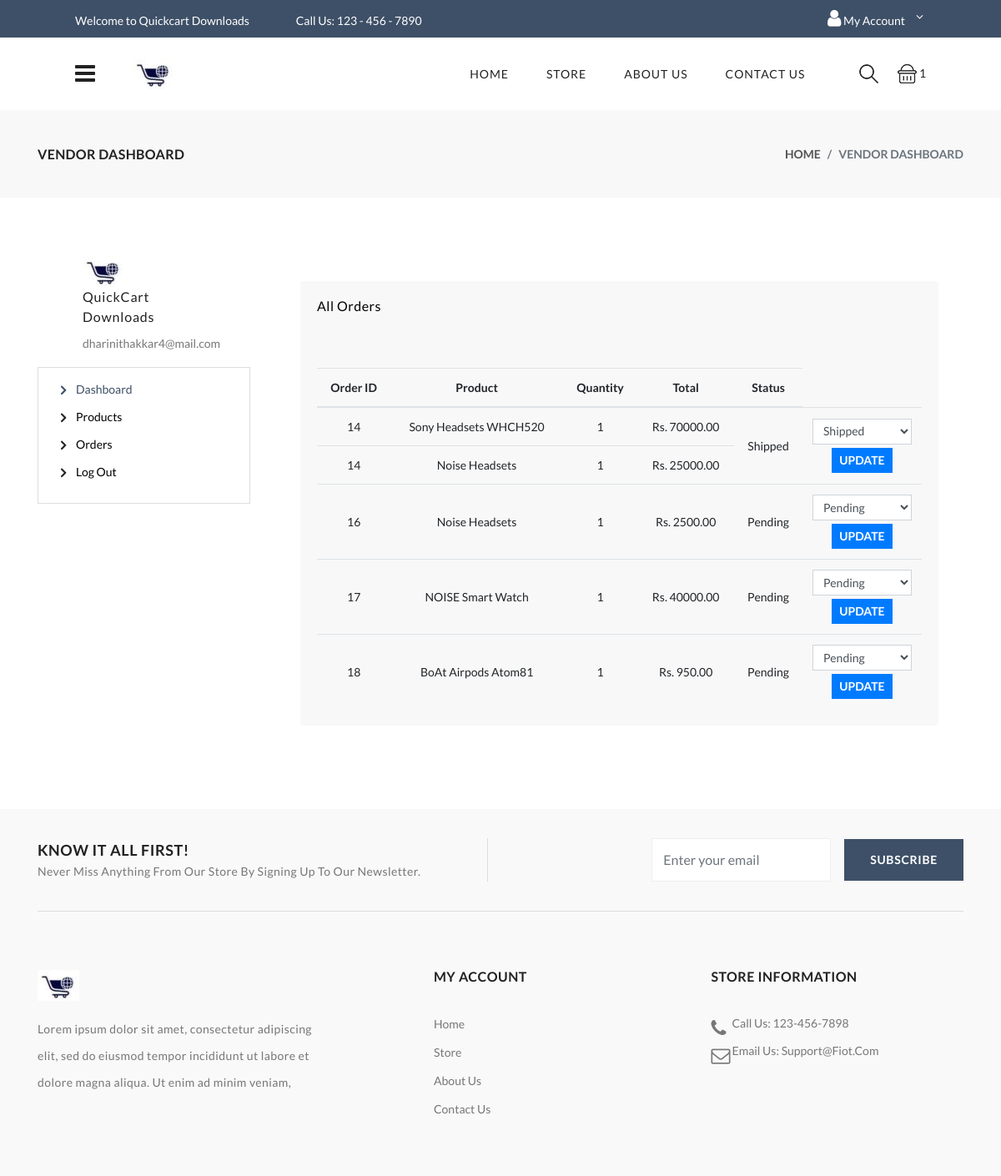
The app's page /Orders/ (signed in) with its own data.
### store/models.py (models this page shows, shortened)
class Order(models.Model):
    STATUS_CHOICES = [
        ('Pending', 'Pending'),
        ('Processing', 'Processing'),
        ('Shipped', 'Shipped'),
        ('Delivered', 'Delivered'),
        ('Cancelled', 'Cancelled'),
    ]
    user = models.ForeignKey(User, on_delete=models.CASCADE)
    total = models.DecimalField(max_digits=10, decimal_places=2)
    created_at = models.DateTimeField(auto_now_add=True)
    status = models.CharField(max_length=20, choices=STATUS_CHOICES, default='Pending')  # ✅ NEW FIELD

class OrderItem(models.Model):
    order = models.ForeignKey(Order, on_delete=models.CASCADE, related_name='items')
    product_title = models.CharField(max_length=200)
    price = models.DecimalField(max_digits=10, decimal_places=2)
    quantity = models.PositiveIntegerField(default=1)
    @property
    def total(self):
        return self.price * self.quantity

### store/views.py (the view, shortened to what this page needs)
# urls.py: path('Orders/', views.Orders, name='Orders'),
def Orders(request):
    if request.user.is_staff:
        orders = Order.objects.all().prefetch_related('items')
    else:
        orders = Order.objects.filter(user=request.user).prefetch_related('items')
    status_choices = Order.STATUS_CHOICES
    return render(request, 'store/orders.html', {
        'orders': orders,
        'status_choices': status_choices,
    })

### store/templates/store/orders.html (shortened to what this page needs)
{% load static %}
<!DOCTYPE html>
<html lang="en">
{% load static %}
<head>
{% load static %}
<link rel="stylesheet" href="{% static 'font-awesome-4.7.0/css/font-awesome.css' %}">
<link rel="stylesheet" href="{% static 'font-awesome-4.7.0/css/font-awesome.min.css' %}">
<link rel="stylesheet" href="{% static 'css/slick.css' %}">
<link rel="stylesheet" href="{% static 'css/slick-theme.css' %}">
<link rel="stylesheet" href="{% static 'css/animate.css' %}">
<link rel="stylesheet" href="{% static 'css/themify-icons.css' %}">
<link rel="stylesheet" href="{% static 'css/bootstrap.css' %}">
<link rel="stylesheet" href="{% static 'css/color19.css' %}" media="screen" id="color">
</head>
<body>
    <header class="header-tools marketplace">
        <div class="top-header">
            <div class="container-fluid custom-container">
                <div class="row">
                    <div class="col-lg-6">
                        <div class="header-contact">
                            <ul>
                                <li>Welcome to Quickcart Downloads</li>
                                <li><i class="fa fa-phone" aria-hidden="true"></i>Call Us: 123 - 456 - 7890</li>
                            </ul>
                        </div>
                    </div>
                    <div class="col-lg-6 text-right">
                        <ul class="header-dropdown">
                            <li class="onhover-dropdown mobile-account"> <span data-brackets-id="5088" class="fa fa-user"></span>
                                My Account
                            </li>
                        </ul>
                    </div>
                </div>
            </div>
        </div>
        <div class="container-fluid custom-container">
            <div class="row">
                <div class="col-sm-12">
                    <div class="main-menu">
                        <div class="menu-left">
                            <div class="navbar">
                                <a href="javascript:void(0)" onclick="openNav()">
                                    <div class="bar-style"><i class="fa fa-bars sidebar-bar" aria-hidden="true"></i>
                                    </div>
                                </a>
                            </div>
                            <div class="brand-logo">
                                <a href="{% url 'index' %}"><img src="{%static 'images/logo.jpg' %}"
                                         alt="Logo"></a>
                            </div>
                        </div>
                        <div class="menu-right pull-right">
                            <div>
                                <nav id="main-nav">
                                    <ul id="main-menu" class="sm pixelstrap sm-horizontal">
                                        <li>
                                            <a href="{% url 'index' %}">Home</a>
                                        </li>
                                        <li class="onhover-dropdownn">
                                           <a href="{%url 'shop' %}">Store</a>
                                        </li>
                                        <li>
                                        <li>
                                            <a href="{% url 'about' %}">About Us</a>
                                        </li>
                                        <li>
                                            <a href="{% url 'contact' %}">Contact Us</a>
                                        </li>
                                </nav>
                            </div>
                            <div>
                                <div class="icon-nav">
                                    <ul>
                                        <li class="onhover-div mobile-search">
                                        <div>
                                            <img src="images/search.png" onclick="openSearch()" class="img-fluid " alt="">
                                        </div>
                                    </li>
                                    <li class="onhover-div mobile-cart">
                                    <div>
                                        <img src="{% static 'images/cart.png' %}" class="img-fluid" alt="Cart Icon">
                                        <span id="cart-message" class="cart-message">
                                        {% if cart_items %}
                                            {{ cart_items|length }}
                                        {% else %}
                                            0
                                        {% endif %}
                                        </span>
                                    </div>
                                    </li>
                            </div>
                        </div>
                    </div>
                </div>
            </div>
        </div>
    </header>
    <div class="breadcrumb-section">
        <div class="container">
            <div class="row">
                <div class="col-sm-6">
                    <div class="page-title">
                        <h2>vendor dashboard</h2>
                    </div>
                </div>
                <div class="col-sm-6">
                    <nav aria-label="breadcrumb" class="theme-breadcrumb">
                        <ol class="breadcrumb">
                            <li class="breadcrumb-item"><a href="{%url 'index' %}">Home</a></li>
                            <li class="breadcrumb-item active" aria-current="page">vendor dashboard</li>
                        </ol>
                    </nav>
                </div>
            </div>
        </div>
    </div>
    <section class="section-b-space">
        <div class="container">
            <div class="row">
                <div class="col-lg-3">
                    <div class="profile-top">
                            <div class="profile-image">
                                <img src="{% static 'images/logo.jpg' %}" alt="Logo" class="img-fluid">
                            </div>
                            <div class="profile-detail">
                                <h5>QuickCart Downloads</h5>
                                <h6>dharinithakkar4@mail.com</h6>
                            </div>
                        </div>
                    <div class="dashboard-left">
                        <div class="block-content">
                            <ul>
                                <li class="active"><a href="{% url 'vendor_dashboard' %}">Dashboard</a></li>
                                <li><a href="{% url 'products' %}">Products</a></li>
                                <li><a href="{% url 'Orders' %}">Orders</a></li>
                                <li class="last"><a href="{% url 'logout' %}">Log Out</a></li>
                            </ul>
                        </div>
                    </div>
                </div>
                <div class="col-lg-9">
                    <div class="dashboard-right">
                        <div class="dashboard">
                            <div class="row">
                                <div class="col-12">
                                    <div class="card dashboard-table mt-0">
                                        <div class="card-body">
                                            <div class="top-sec">
                                                <h3><center>All orders</h3></center>
                                            </div>
                                            <table class="table table-responsive-sm mb-0">
                                                <thead>
                                                    <tr>
                                                        <th scope="col">Order ID</th>
                                                        <th scope="col">Product</th>
                                                        <th scope="col">Quantity</th>
                                                        <th scope="col">Total</th>
                                                        <th scope = "col"> Status </th>
                                                    </tr>
                                                </thead>
                                                <tbody>
                                                    {% for order in orders %}
                                                        {% for item in order.items.all %}
                                                            <tr>
                                                                <td>{{ order.id }}</td>
                                                                <td>{{ item.product_title }}</td>
                                                                <td>{{ item.quantity }}</td>
                                                                <td>Rs.  {{ item.total|floatformat:2 }}</td>
                                                                {% if forloop.first %}
                                                                <td rowspan="{{ order.items.count }}">{{ order.status }}</td>
                                                                <td rowspan="{{ order.items.count }}">
                                                                    <form method="POST">
                                                                        <select name="status" class="form-control form-control-sm">
                                                                            {% for value, display in status_choices %}
                                                                                <option value="{{ value }}" {% if order.status == value %}selected{% endif %}>{{ display }}</option>
                                                                            {% endfor %}
                                                                        </select>
                                                                        <button type="submit" class="btn btn-sm btn-primary mt-1">Update</button>
                                                                    </form>
                                                                </td>
                                                            {% endif %}
                                                        </tr>
                                                        {% endfor %}
                                                    {% empty %}
                                                        <tr><td colspan="4">No orders found.</td></tr>
                                                    {% endfor %}
                                                </tbody>
                                            </table>
                                        </div>
                                    </div>
                                </div>
                            </div>
                        </div>
                    </div>
                </div>
            </div>
        </div>
    </section>
    <footer class="footer-light">
        <div class="light-layout">
            <div class="container">
                <section class="small-section border-section border-top-0">
                    <div class="row">
                        <div class="col-lg-6">
                            <div class="subscribe">
                                <div>
                                    <h4>KNOW IT ALL FIRST!</h4>
                                    <p>Never Miss Anything From Our Store By Signing Up To Our Newsletter.</p>
                                </div>
                            </div>
                        </div>
                        <div class="col-lg-6">
                            <form
                                action="https://pixelstrap.us19.list-manage.com/subscribe/post?u=5a128856334b598b395f1fc9b&amp;id=082f74cbda"
                                class="form-inline subscribe-form auth-form needs-validation" method="post"
                                id="mc-embedded-subscribe-form" name="mc-embedded-subscribe-form" target="_blank">
                                <div class="form-group mx-sm-3">
                                    <input type="text" class="form-control" name="EMAIL" id="mce-EMAIL"
                                        placeholder="Enter your email" required="required">
                                </div>
                                <button type="submit" class="btn btn-solid" id="mc-submit">subscribe</button>
                            </form>
                        </div>
                    </div>
                </section>
            </div>
        </div>
        <section class="section-b-space light-layout">
            <div class="container">
                <div class="row footer-theme partition-f">
                    <div class="col-lg-4 col-md-6">
                        <div class="footer-contant">
                            <div class="footer-logo"><img src="images/logo.jpg" alt="Logo"></div>
                            <p>Lorem ipsum dolor sit amet, consectetur adipiscing elit, sed do eiusmod tempor incididunt
                                ut labore et dolore magna aliqua. Ut enim ad minim veniam,</p>
                        </div>
                    </div>
                    <div class="col offset-xl-1">
                        <div class="sub-title">
                            <div class="footer-title">
                                <h4>my account</h4>
                            </div>
                            <div class="footer-contant">
                                <ul>
                                    <li><a href="index.php">home</a></li>
                                    <li><a href="shop.php">store</a></li>
                                    <li><a href="about.php">about us</a></li>
                                    <li><a href="contact.php">contact us</a></li>
                                </ul>
                            </div>
                        </div>
                    </div>
                    <div class="col">
                        <div class="sub-title">
                            <div class="footer-title">
                                <h4>store information</h4>
                            </div>
                            <div class="footer-contant">
                                <ul class="contact-list">
                                    <li><i class="fa fa-phone"></i>Call Us: 123-456-7898</li>
                                    <li><i class="fa fa-envelope-o"></i>Email Us: <a href="#">Support@Fiot.com</a></li>
                                </ul>
                            </div>
                        </div>
                    </div>
                </div>
            </div>
        </section>
    </footer>
</body>
</html>

### records on screen
Order: id "14", status "Shipped"
OrderItem: product_title "Sony Headsets WHCH520", quantity "1", total "70000.00"
OrderItem: product_title "Noise Headsets", quantity "1", total "25000.00"
Order: id "16", status "Pending"
OrderItem: product_title "Noise Headsets", quantity "1", total "2500.00"
Order: id "17", status "Pending"
OrderItem: product_title "NOISE Smart Watch", quantity "1", total "40000.00"
Order: id "18", status "Pending"
OrderItem: product_title "BoAt Airpods Atom81", quantity "1", total "950.00"

### other values on screen
{{ cart_items|length }} "1"
form field status "Shipped"
form field status "Pending"
